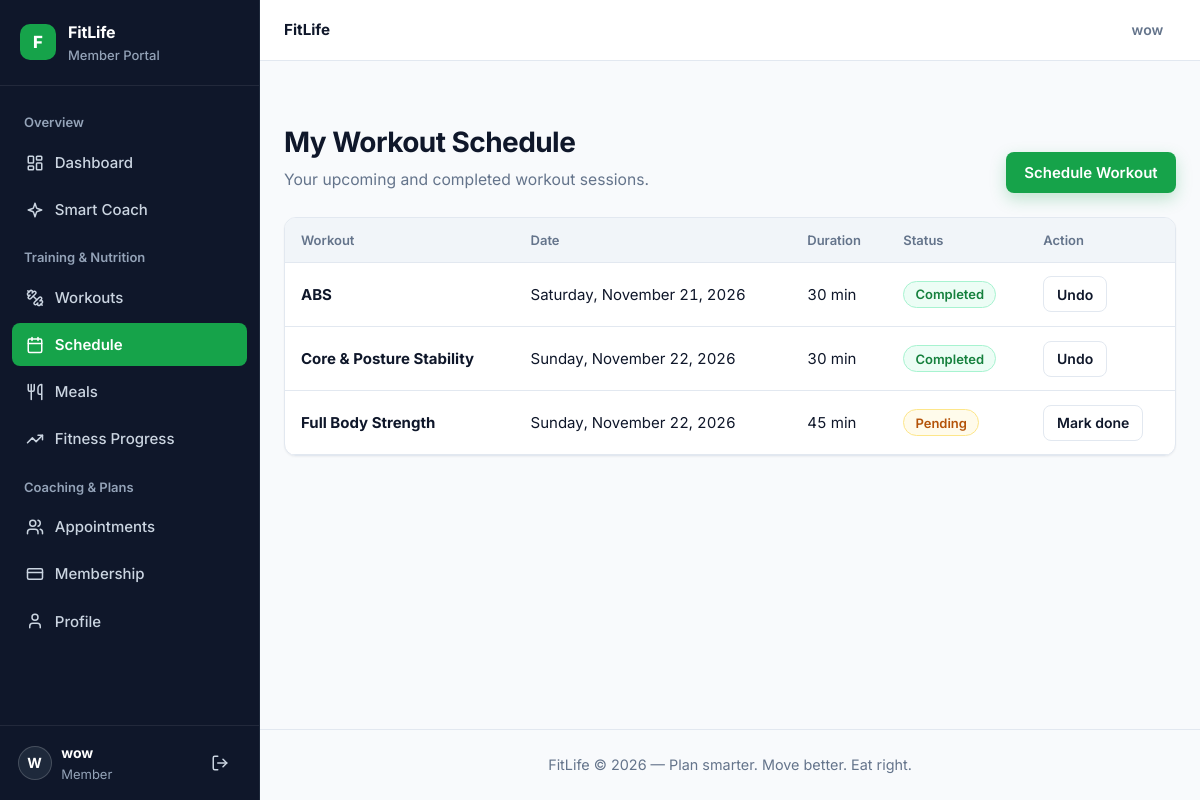
The app's page /schedule/ (signed in) with its own data.
### fitnessplanner/planner/models.py (models this page shows, shortened)
class WorkoutSchedule(models.Model):
    user = models.ForeignKey(settings.AUTH_USER_MODEL, on_delete=models.CASCADE)
    workout = models.ForeignKey(Workout, on_delete=models.CASCADE)
    date = models.DateField()
    completed = models.BooleanField(default=False)

class Workout(models.Model):
    MUSCLE_GROUP_CHOICES = [
        ('full_body', 'Full Body'),
        ('chest', 'Chest (Push)'),
        ('back', 'Back (Pull)'),
        ('legs', 'Legs & Glutes'),
        ('shoulders', 'Shoulders'),
        ('arms', 'Arms (Biceps & Triceps)'),
        ('core', 'Abs / Core'),
        ('cardio', 'Cardio & Endurance'),
    ]
    WORKOUT_TYPE_CHOICES = [
        ('strength', 'Strength Training'),
        ('cardio', 'Cardio'),
        ('hiit', 'HIIT'),
        ('flexibility', 'Flexibility & Mobility'),
    ]
    DIFFICULTY_CHOICES = [
        ('beginner', 'Beginner'),
        ('intermediate', 'Intermediate'),
        ('advanced', 'Advanced'),
    ]
    name = models.CharField(max_length=200)
    description = models.TextField(blank=True)
    duration_min = models.PositiveIntegerField(default=30)
    muscle_group = models.CharField(max_length=30, choices=MUSCLE_GROUP_CHOICES, default='full_body')
    workout_type = models.CharField(max_length=20, choices=WORKOUT_TYPE_CHOICES, default='strength')
    difficulty = models.CharField(max_length=20, choices=DIFFICULTY_CHOICES, default='intermediate')
    calories_burned_est = models.PositiveIntegerField(default=250)

### fitnessplanner/planner/views.py (the view)
# urls.py: path('schedule/', views.schedule_list, name='schedule_list'),
@login_required
def schedule_list(request):
    schedules = WorkoutSchedule.objects.filter(user=request.user).order_by('date')
    return render(request, 'planner/schedule_list.html', {'schedules': schedules})

### templates/planner/schedule_list.html (shortened to what this page needs)
{% extends "base.html" %}
{% block content %}
  {% include "components/page_header.html" with title="My Workout Schedule" subtitle="Your upcoming and completed workout sessions." action_label="Schedule Workout" action_url="/schedule/add/" %}
  <div class="card">
    <div class="table-wrap">
      {% if schedules %}
        <table class="fl-table">
          <thead>
            <tr>
              <th>Workout</th>
              <th>Date</th>
              <th>Duration</th>
              <th>Status</th>
              <th>Action</th>
            </tr>
          </thead>
          <tbody>
            {% for s in schedules %}
              <tr>
                <td><strong>{{ s.workout.name }}</strong></td>
                <td class="tabular-nums">{{ s.date|date:"l, F j, Y" }}</td>
                <td class="tabular-nums">{{ s.workout.duration_min }} min</td>
                <td>
                  {% if s.completed %}
                    {% include "components/status_badge.html" with text="Completed" variant="success" %}
                  {% else %}
                    {% include "components/status_badge.html" with text="Pending" variant="warning" %}
                  {% endif %}
                </td>
                <td>
                  <form method="post" action="{% url 'planner:schedule_toggle' s.pk %}" style="margin:0;">
                    <button class="btn btn-outline btn-sm" type="submit">
                      {% if s.completed %}Undo{% else %}Mark done{% endif %}
                    </button>
                  </form>
                </td>
              </tr>
            {% endfor %}
          </tbody>
        </table>
      {% else %}
        <div style="padding:2rem;">
          {% include "components/empty_state.html" with title="Nothing scheduled yet" message="Plan your first session to start tracking your weekly progress." cta_label="Schedule a workout" cta_url="/schedule/add/" %}
        </div>
      {% endif %}
    </div>
  </div>
{% endblock %}

### templates/base.html (shortened to what this page needs)
{% load static %}<!doctype html>
<html lang="en">
  <head>
    <link href="{% static 'css/styles.css' %}" rel="stylesheet">
  </head>
  <body>
    {% block body %}
    {% if user.is_authenticated %}
      <div class="app-shell">
        <aside class="app-sidebar" id="memberSidebar" aria-label="Member navigation">
          <div class="app-sidebar-brand">
            <div class="app-brand-mark">F</div>
            <div class="app-brand-text">
              <strong>FitLife</strong>
              <span>Member Portal</span>
            </div>
          </div>
          <nav class="app-sidebar-nav">
            <div class="app-sidebar-label">Overview</div>
            <a href="{% url 'planner:index' %}" class="app-nav-link {% if request.resolver_match.url_name == 'index' %}active{% endif %}">
              {% include "components/icon.html" with name="dashboard" %} Dashboard
            </a>
            <a href="{% url 'planner:smart_suggestions' %}" class="app-nav-link {% if 'suggestions' in request.resolver_match.url_name %}active{% endif %}">
              {% include "components/icon.html" with name="sparkles" %} Smart Coach
            </a>
            <div class="app-sidebar-label">Training &amp; Nutrition</div>
            <a href="{% url 'planner:workout_list' %}" class="app-nav-link {% if 'workout' in request.resolver_match.url_name %}active{% endif %}">
              {% include "components/icon.html" with name="dumbbell" %} Workouts
            </a>
            <a href="{% url 'planner:schedule_list' %}" class="app-nav-link {% if 'schedule' in request.resolver_match.url_name %}active{% endif %}">
              {% include "components/icon.html" with name="calendar" %} Schedule
            </a>
            <a href="{% url 'planner:meal_list' %}" class="app-nav-link {% if 'meal' in request.resolver_match.url_name %}active{% endif %}">
              {% include "components/icon.html" with name="utensils" %} Meals
            </a>
            <a href="{% url 'accounts:progress' %}" class="app-nav-link {% if request.resolver_match.url_name == 'progress' %}active{% endif %}">
              {% include "components/icon.html" with name="trending-up" %} Fitness Progress
            </a>
            <div class="app-sidebar-label">Coaching &amp; Plans</div>
            <a href="{% url 'planner:instructor_list' %}" class="app-nav-link {% if 'instructor' in request.resolver_match.url_name %}active{% endif %}">
              {% include "components/icon.html" with name="users" %} Appointments
            </a>
            <a href="{% url 'planner:membership_list' %}" class="app-nav-link {% if 'membership' in request.resolver_match.url_name %}active{% endif %}">
              {% include "components/icon.html" with name="credit-card" %} Membership
            </a>
            <a href="{% url 'accounts:profile' %}" class="app-nav-link {% if 'profile' in request.resolver_match.url_name %}active{% endif %}">
              {% include "components/icon.html" with name="user" %} Profile
            </a>
          </nav>
          <div class="app-sidebar-footer">
            <div class="app-sidebar-user">
              <div class="app-user-avatar">{{ user.username|slice:":1"|upper }}</div>
              <div class="app-user-meta">
                <strong>{{ user.username }}</strong>
                <small>Member</small>
              </div>
            </div>
            <form action="{% url 'logout' %}" method="post" style="margin:0;">
              <button class="btn btn-ghost btn-sm" style="color:#CBD5E1;" type="submit" aria-label="Logout">
                {% include "components/icon.html" with name="logout" %}
              </button>
            </form>
          </div>
        </aside>
        <div class="app-main">
          <header class="app-topbar">
            <div class="app-topbar-left">
              <span style="font-weight:700; font-size:.95rem; color:var(--text);">FitLife</span>
            </div>
            <div class="flex" style="gap:.75rem;">
              <a href="{% url 'accounts:profile' %}" class="btn btn-ghost btn-sm">{{ user.username }}</a>
            </div>
          </header>
    {% endif %}
          <main id="main-content" class="{% if user.is_authenticated %}app-content{% endif %}">
            {% block content %}{% endblock %}
          </main>
          {% block footer %}
          <footer class="fl-footer">
            <div class="container">
              FitLife &copy; {% now "Y" %} — Plan smarter. Move better. Eat right.
            </div>
          </footer>
          {% endblock %}
    {% if user.is_authenticated %}
        </div>
      </div>
    {% endif %}
    {% endblock %}
  </body>
</html>

### templates/components/status_badge.html
<span class="badge badge-{{ variant|default:'neutral' }}">{{ text }}</span>

### records on screen
WorkoutSchedule: workout.name "ABS", date "Saturday, November 21, 2026", workout.duration_min "30", text "Completed", completed "Undo"
WorkoutSchedule: workout.name "Core & Posture Stability", date "Sunday, November 22, 2026", workout.duration_min "30", text "Completed", completed "Undo"
WorkoutSchedule: workout.name "Full Body Strength", date "Sunday, November 22, 2026", workout.duration_min "45", text "Pending", completed "Mark done"

### other values on screen
{{ user.username|slice:":1"|upper }} "W"
{{ user.username }} "wow"
{{ title }} "My Workout Schedule"
{{ subtitle }} "Your upcoming and completed workout sessions."
{{ action_label }} "Schedule Workout"
